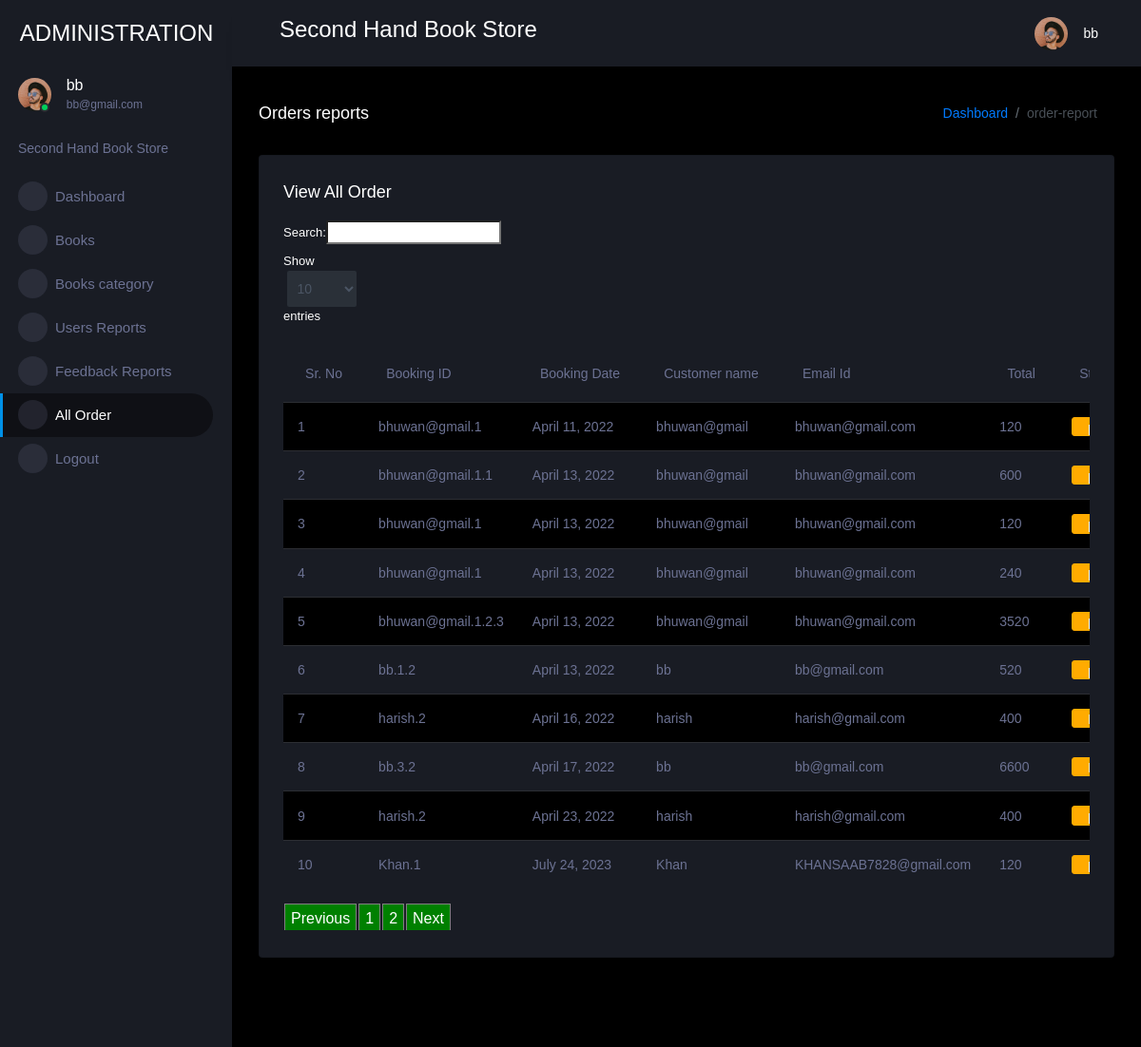
Screenshot of /admin_viewBooking (signed in) with the database file from the repository.
### book/models.py (models this page shows, shortened)
class Booking(models.Model):
    status = models.ForeignKey(Status, on_delete=models.CASCADE, null=True)
    profile = models.ForeignKey(Profile, on_delete=models.CASCADE, null=True)
    booking_id = models.CharField(max_length=200,null=True)
    quantity = models.CharField(max_length=100,null=True)
    book_date = models.CharField(max_length=30, null=True)
    total = models.IntegerField(null=True)

class Profile(models.Model):
    user = models.ForeignKey(User, on_delete=models.CASCADE, null=True)
    dob = models.DateField(null=True)
    city = models.CharField(max_length=30, null=True)
    address = models.CharField(max_length=50, null=True)
    contact = models.CharField(max_length=10, null=True)
    image = models.FileField(null=True)

### book/views.py (the view)
# urls.py: path('admin_viewBooking', Admin_View_Booking, name='admin_viewBooking'),
def Admin_View_Booking(request):
    if not request.user.is_authenticated:
        return redirect('login_admin')
    book = Booking.objects.all()
    d = {'book': book}
    return render(request, 'administration/admin_viewBokking.html', d)

### book/templates/administration/admin_viewBokking.html (shortened to what this page needs)
{% extends 'administration/index.html' %}
{% load static %}
{% block body %}
<link rel = stylesheet href="https://cdn.datatables.net/1.10.23/css/dataTables.bootstrap.min.css">
<div class="main-panel">
    <div class="content-wrapper">
      <div class="page-header">
        <h3 class="page-title"> Orders reports </h3>
        <nav aria-label="breadcrumb">
          <ol class="breadcrumb">
            <li class="breadcrumb-item"><a href="#">Dashboard</a></li>
            <li class="breadcrumb-item active" aria-current="page">order-report</li>
          </ol>
        </nav>
      </div>
      <div class="row">
        <div class="col-lg-12 grid-margin stretch-card">
          <div class="card">
            <div class="card-body">
              <h4 class="card-title">View All Order</h4>
              <div class="table-responsive">
                <table class="table table-striped" id="example">
                  <thead>
                    <tr>
                        <th>Sr. No</th>
                        <th>Booking ID</th>
                        <th>Booking Date</th>
                        <th>Customer name</th>
                        <th>Email Id</th>
                          <th>Total</th>
                          <th>Status</th>
                      </tr>
                      </thead>
                       <tbody>
                    {% for i in book %}
                      <tr>
                          <td>{{forloop.counter}}</td>
                        <td>{{i.booking_id}}</td>
                        <td>{{i.book_date}}</td>
                        <td>{{i.profile.user.username}}</td>
                        <td>{{i.profile.user.email}}</td>
                          <td>{{i.total}}</td>
                        <td><a href="{% url 'Edit_status' i.booking_id i.id %}"><button class="btn btn-warning">{{i.status.name}}</button></a></td>
                      </tr>
                        {% empty %}
                            <tr>
                                <td>Data Not found</td>
                            </tr>
                        {% endfor %}
                        </tbody>
                </table>
              </div>
            </div>
          </div>
        </div>
      </div>
    </div>
{% endblock %}

### book/templates/administration/index.html (shortened to what this page needs)
<!DOCTYPE html>
{% load static %}
<html lang="en">
  <head>
    <link rel="stylesheet" href="{% static 'assets/vendors/mdi/css/materialdesignicons.min.css' %}">
    <link rel="stylesheet" href="{% static 'assets/vendors/css/vendor.bundle.base.css' %}">
    <link rel="stylesheet" href="{% static 'assets/vendors/jvectormap/jquery-jvectormap.css' %}">
    <link rel="stylesheet" href="{% static 'assets/vendors/flag-icon-css/css/flag-icon.min.css' %}">
    <link rel="stylesheet" href="{% static 'assets/vendors/owl-carousel-2/owl.carousel.min.css' %}">
    <link rel="stylesheet" href="{% static 'assets/vendors/owl-carousel-2/owl.theme.default.min.css' %}">
    <link rel="stylesheet" href="{% static 'assets/css/style.css' %}">
  </head>
  <body>
    <div class="container-scroller">
      <nav class="sidebar sidebar-offcanvas" id="sidebar">
        <div class="sidebar-brand-wrapper d-none d-lg-flex align-items-center justify-content-center fixed-top">
          <a class="sidebar-brand brand-logo" href="index.html" style="color:white">ADMINISTRATION</a>
        </div>
        <ul class="nav">
          <li class="nav-item profile">
            <div class="profile-desc">
              <div class="profile-pic">
                <div class="count-indicator">
                  <img class="img-xs rounded-circle " src="{% static 'assets/images/faces/face15.jpg' %}" alt="">
                  <span class="count bg-success"></span>
                </div>
                <div class="profile-name">
                  <h5 class="mb-0 font-weight-normal">{{request.user.username}}</h5>
                  <span>{{request.user.email}}</span>
                </div>
              </div>
              <a href="#" id="profile-dropdown" data-toggle="dropdown"><i class="mdi mdi-dots-vertical"></i></a>
            </div>
          </li>
          <li class="nav-item nav-category">
            <span class="nav-link">Second Hand Book Store</span>
          </li>
          <li class="nav-item menu-items">
            <a class="nav-link" href="/admin-home">
              <span class="menu-icon">
                <i class="mdi mdi-speedometer"></i>
              </span>
              <span class="menu-title">Dashboard</span>
            </a>
          </li>
          <li class="nav-item menu-items">
            <a class="nav-link" data-toggle="collapse" href="#ui-basic" aria-expanded="false" aria-controls="ui-basic">
              <span class="menu-icon">
                <i class="mdi mdi-laptop"></i>
              </span>
              <span class="menu-title">Books</span>
              <i class="menu-arrow"></i>
            </a>
          </li>
          <li class="nav-item menu-items">
            <a class="nav-link" data-toggle="collapse" href="#ui-basic-1" aria-expanded="false" aria-controls="ui-basic">
              <span class="menu-icon">
                <i class="mdi mdi-laptop"></i>
              </span>
              <span class="menu-title">Books category</span>
              <i class="menu-arrow"></i>
            </a>
          </li>
          <li class="nav-item menu-items">
            <a class="nav-link" href="/view_user">
              <span class="menu-icon">
                <i class="mdi mdi-account-card-details"></i>
              </span>
              <span class="menu-title">Users Reports</span>
            </a>
          </li>
          <li class="nav-item menu-items">
            <a class="nav-link" href="/view_feedback">
              <span class="menu-icon">
                <i class="mdi mdi-playlist-play"></i>
              </span>
              <span class="menu-title">Feedback Reports</span>
            </a>
          </li>
          <li class="nav-item menu-items">
            <a class="nav-link" href="/admin_viewBooking">
              <span class="menu-icon">
                <i class="mdi mdi-table-large"></i>
              </span>
              <span class="menu-title">All Order</span>
            </a>
          </li>
          <li class="nav-item menu-items">
            <a class="nav-link" href="/logout">
              <span class="menu-icon">
                <i class="mdi mdi-chart-bar"></i>
              </span>
              <span class="menu-title">Logout</span>
            </a>
          </li>
        </ul>
      </nav>
      <div class="container-fluid page-body-wrapper">
        <nav class="navbar p-0 fixed-top d-flex flex-row">
          <div class="navbar-menu-wrapper flex-grow d-flex align-items-stretch">
            <button class="navbar-toggler navbar-toggler align-self-center" type="button" data-toggle="minimize">
              <span class="mdi mdi-menu"></span>
            </button>
            <ul class="navbar-nav w-100">
              <li class="nav-item w-100">
                <h3>Second Hand Book Store</h3>
              </li>
            </ul>
            <ul class="navbar-nav navbar-nav-right">
              <li class="nav-item dropdown">
                <a class="nav-link" id="profileDropdown" href="#" data-toggle="dropdown">
                  <div class="navbar-profile">
                    <img class="img-xs rounded-circle" src="{% static 'assets/images/faces/face15.jpg' %}" alt="">
                    <p class="mb-0 d-none d-sm-block navbar-profile-name">{{request.user.username}}</p>
                    <i class="mdi mdi-menu-down d-none d-sm-block"></i>
                  </div>
                </a>
              </li>
            </ul>
          </div>
        </nav>
        {% block body %}{% endblock %}
          <footer class="footer">
          </footer>
        </div>
      </div>
    </div>
  </body>
</html>

### rows the page displays
Booking: booking_id "bhuwan@gmail.1", book_date "April 11, 2022", profile.user.username "bhuwan@gmail", profile.user.email "bhuwan@gmail.com", total "120"
Booking: booking_id "bhuwan@gmail.1.1", book_date "April 13, 2022", profile.user.username "bhuwan@gmail", profile.user.email "bhuwan@gmail.com", total "600"
Booking: booking_id "bhuwan@gmail.1", book_date "April 13, 2022", profile.user.username "bhuwan@gmail", profile.user.email "bhuwan@gmail.com", total "120"
Booking: booking_id "bhuwan@gmail.1", book_date "April 13, 2022", profile.user.username "bhuwan@gmail", profile.user.email "bhuwan@gmail.com", total "240"
Booking: booking_id "bhuwan@gmail.1.2.3", book_date "April 13, 2022", profile.user.username "bhuwan@gmail", profile.user.email "bhuwan@gmail.com", total "3520"
Booking: booking_id "bb.1.2", book_date "April 13, 2022", profile.user.username "bb", profile.user.email "bb@gmail.com", total "520"
Booking: booking_id "harish.2", book_date "April 16, 2022", profile.user.username "harish", profile.user.email "harish@gmail.com", total "400"
Booking: booking_id "bb.3.2", book_date "April 17, 2022", profile.user.username "bb", profile.user.email "bb@gmail.com", total "6600"
Booking: booking_id "harish.2", book_date "April 23, 2022", profile.user.username "harish", profile.user.email "harish@gmail.com", total "400"
Booking: booking_id "Khan.1", book_date "July 24, 2023", profile.user.username "Khan", profile.user.email "KHANSAAB7828@gmail.com", total "120"

### other values shown
{{ request.user.username }} "bb"
{{ request.user.email }} "bb@gmail.com"
